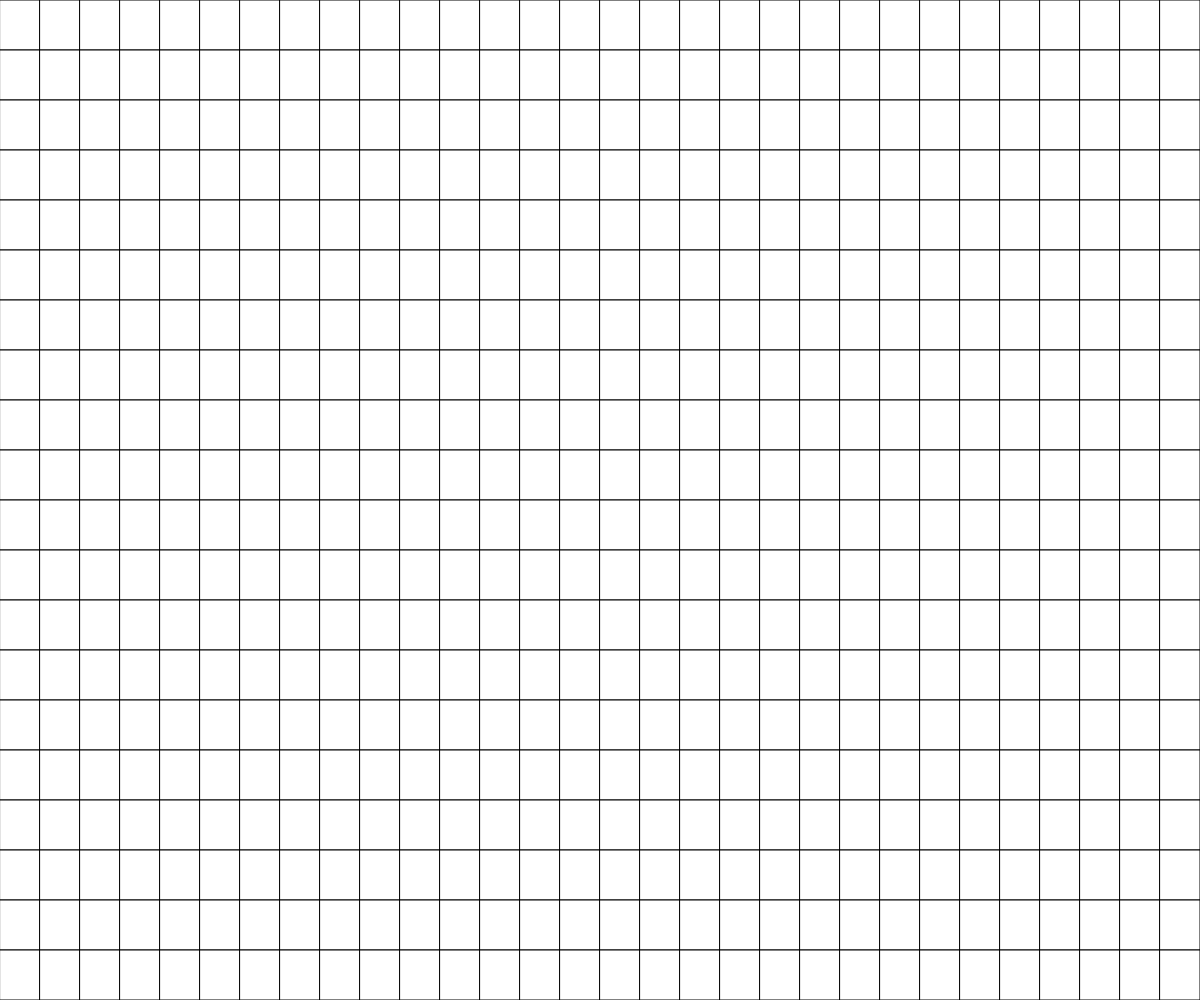
Frame 1 (no input)
Frame 60 (no input): identical to frame 1, image omitted
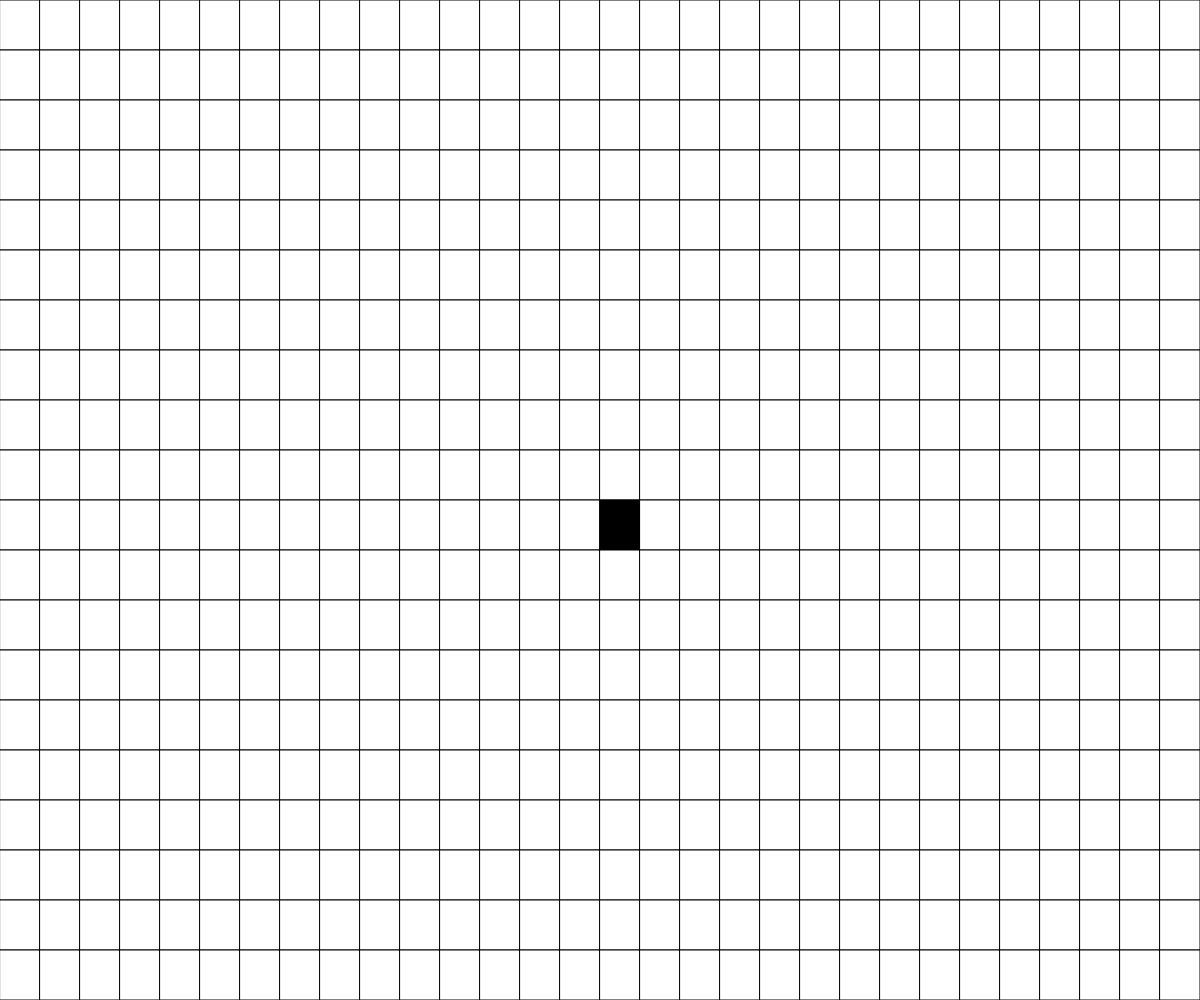
Frame 120 (the mouse pressed at the canvas centre since frame 60)

The p5.js sketch that drew these frames (run headless with seeded random() and noise() and a simulated clock; from frame 60 on, the mouse is pressed at the canvas centre):

// p5.js sketch
// ── sketch.js
// 2D Array Demo

let grid = [[0,1,0,1,0],
            [0,0,1,0,0],
            [0,1,0,1,0],
            [0,0,1,0,0]];

let rows;
let cols;
let cellWidth;
let cellHeight;

function setup() {
  createCanvas(windowWidth, windowHeight);

  //replace hardcoded grid with empty grid
  grid = createEmptyGrid(30,20);

  rows = grid.length;
  cols= grid[0].length;
  cellWidth = width/cols;
  cellHeight = height/rows;

}

function draw() {
  background(220);

  for (let y=0; y<rows; y++){
    for (let x=0; x<cols; x++){
      if (grid[y][x] === 0){
        fill("white");
      }
      else{
        fill("black");
      }
      rect(x*cellWidth, y*cellHeight, cellWidth, cellHeight);
    }
  }
}

function mousePressed(){
  let x = Math.floor(mouseX/cellWidth);
  let y = Math.floor(mouseY/cellHeight);

  if (grid[y][x] === 1){
    grid[y][x] = 0;
  }
  else if (grid[y][x] === 0){
    grid[y][x] = 1;
  }
}

//different variables
function createEmptyGrid(cols, rows) {
  let emptyGrid = [];
  for (let y=0; y<rows; y++){
    emptyGrid.push([]);
    for (let x=0; x<cols; x++){
      emptyGrid[y].push(0);
    }
  }
  return emptyGrid;
}
